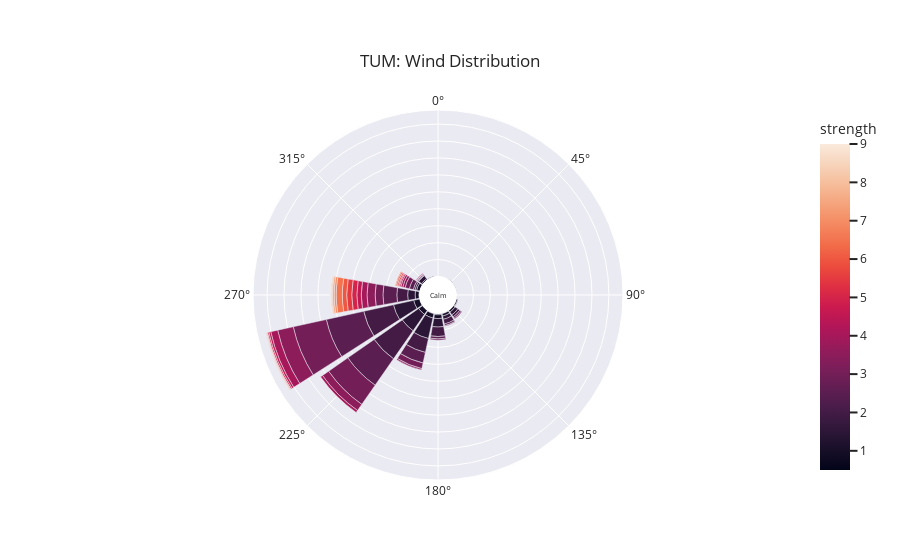
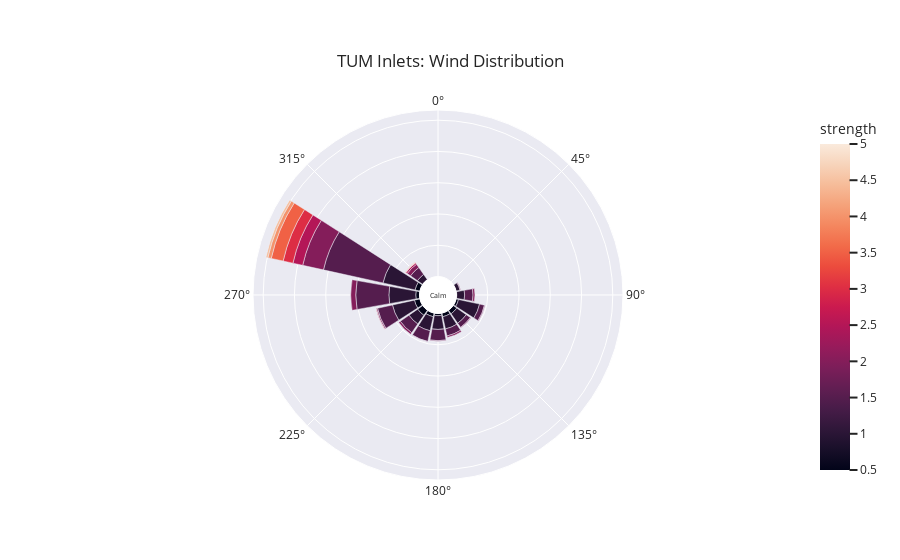
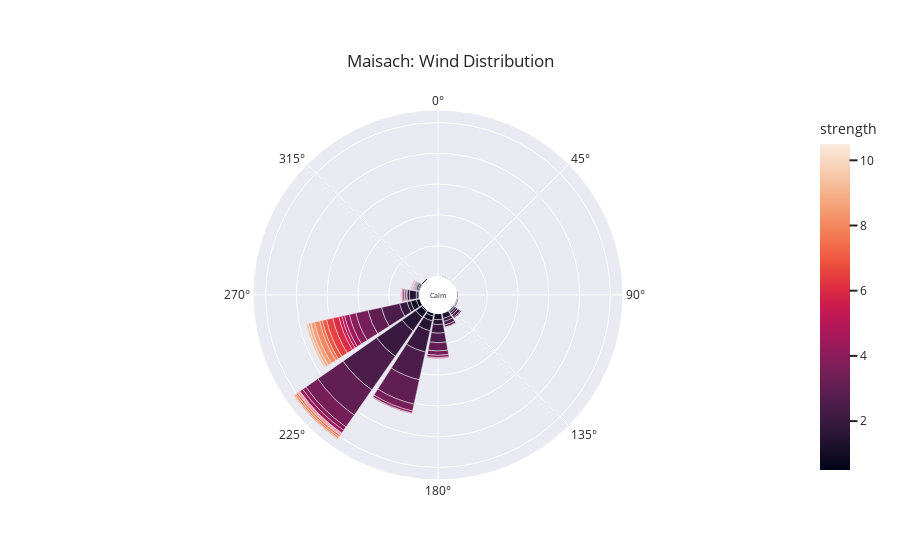
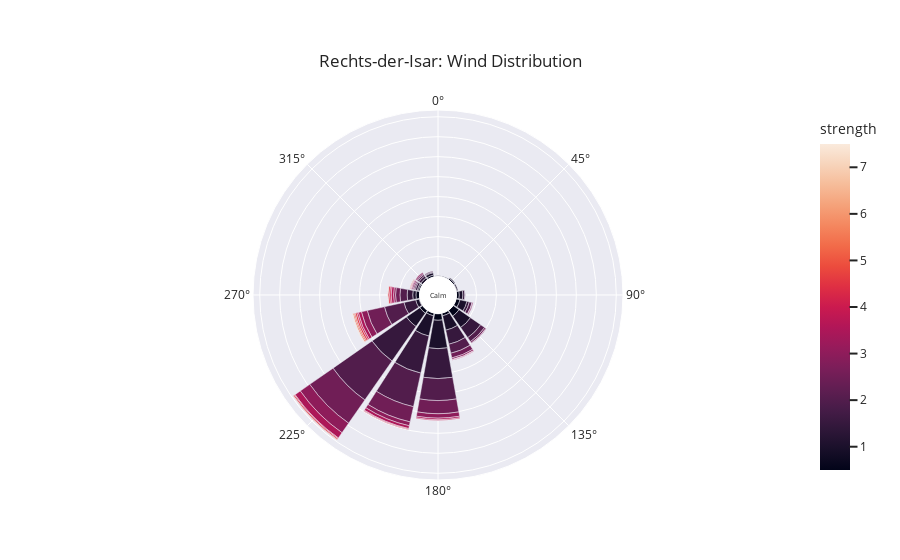

The cell these charts' notebook holds for them, in order:
### Code cell
# plot wind at 3m pole inlet
plot_wind_rose(df,6, 'TUM')
# side by side
plot_wind_rose(df,5, 'TUM Inlets') # was 16 until 06.06.2024
# Maisach
plot_wind_rose(df,16, 'Maisach') # was 1 until 06.06.2024
# Rechts-der-Isar
plot_wind_rose(df,2, 'Rechts-der-Isar')
# Finsing
plot_wind_rose(df,3, 'Finsing') # was 15 until 20.02.2024
# Großhadern
plot_wind_rose(df,20, 'Großhadern') # was 4 until 12.06.2024
# Großhadern
plot_wind_rose(df,18, 'Pasing') # was 5 until 06.06.2024
# Feldkirchen
plot_wind_rose(df,13, 'Feldkirchen') # was 7 until 20.02.2024
# Taufkirchen
plot_wind_rose(df,12, 'Taufkirchen') # was 8 until 12.06.2024
# Finsing
plot_wind_rose(df,14, 'DLR')

### Figure 1 — Plotly figure (JSON) as saved in the notebook; plotly's stock layout.template omitted (floating-point values rounded to 4 significant figures)
{"data": [{"hovertemplate": "count=%{r}<br>cardinal_direction=%{theta}<br>strength=%{marker.color}<extra></extra>", "legendgroup": "", "marker": {"color": [0.5, 0.5, 0.5, 0.5, 0.5, 0.5, 0.5, 0.5, 0.5, 1, 1, 1, 1, 1, 1, 1, 1, 1, 1, 1, 1, 1.5, 1.5, 1.5, 1.5, 1.5, 1.5, 1.5, 1.5, 1.5, 1.5, 1.5, 2, 2, 2, 2, 2, 2, 2, 2, 2, 2.5, 2.5, 2.5, 2.5, 2.5, 2.5, 2.5, 2.5, 2.5, 3, 3, 3, 3, 3, 3, 3, 3, 3, 3.5, 3.5, 3.5, 3.5, 3.5, 3.5, 4, 4, 4, 4, 4, 4.5, 4.5, 4.5, 5, 5, 5, 5.5, 5.5, 5.5, 6, 6, 6.5, 6.5, 6.5, 7, 7, 7.5, 7.5, 7.5, 8, 8, 8.5, 9, 9], "coloraxis": "coloraxis", "pattern": {"shape": ""}}, "name": "", "r": [4, 2, 1, 1, 1, 1, 1, 2, 2, 11, 4, 11, 13, 7, 18, 1, 14, 10, 4, 6, 1, 22, 61, 62, 25, 1, 2, 5, 11, 10, 10, 59, 101, 2, 42, 5, 32, 28, 14, 90, 7, 41, 5, 95, 32, 113, 3, 5, 12, 7, 13, 4, 3, 69, 1, 17, 2, 100, 23, 24, 1, 7, 4, 47, 22, 17, 2, 7, 6, 21, 4, 13, 6, 3, 4, 15, 1, 4, 15, 4, 13, 2, 3, 18, 6, 1, 1, 1, 5, 1, 3, 3, 2, 1], "showlegend": false, "subplot": "polar", "theta": [180, 157.5, 225, 135, 247.5, 112.5, 67.5, 270, 202.5, 270, 315, 180, 202.5, 157.5, 247.5, 45, 225, 292.5, 112.5, 135, 90, 270, 247.5, 202.5, 180, 112.5, 337.5, 292.5, 315, 157.5, 135, 225, 225, 315, 202.5, 292.5, 270, 180, 157.5, 247.5, 135, 270, 157.5, 225, 202.5, 247.5, 315, 135, 292.5, 180, 292.5, 180, 135, 225, 315, 202.5, 157.5, 247.5, 270, 270, 315, 292.5, 202.5, 247.5, 225, 270, 315, 225, 292.5, 247.5, 292.5, 270, 247.5, 292.5, 247.5, 270, 247.5, 292.5, 270, 292.5, 270, 247.5, 292.5, 270, 270, 247.5, 247.5, 292.5, 270, 247.5, 270, 270, 270, 292.5], "type": "barpolar"}], "layout": {"annotations": [{"font": {"size": 7}, "showarrow": false, "text": "Calm", "x": 0.5, "y": 0.5}], "barmode": "relative", "coloraxis": {"colorbar": {"title": {"text": "strength"}}, "colorscale": [[0, "rgb(2,4,25)"], [0.0625, "rgb(24,15,41)"], [0.125, "rgb(47,23,57)"], [0.1875, "rgb(71,28,72)"], [0.25, "rgb(97,30,82)"], [0.3125, "rgb(123,30,89)"], [0.375, "rgb(150,27,91)"], [0.4375, "rgb(177,22,88)"], [0.5, "rgb(203,26,79)"], [0.5625, "rgb(223,47,67)"], [0.625, "rgb(236,76,61)"], [0.6875, "rgb(242,107,73)"], [0.75, "rgb(244,135,95)"], [0.8125, "rgb(245,162,122)"], [0.875, "rgb(246,188,153)"], [0.9375, "rgb(247,212,187)"], [1, "rgb(250,234,220)"]]}, "legend": {"font": {"size": 14}, "orientation": "h", "tracegroupgap": 0, "x": 0.5, "xanchor": "center", "y": -0.1, "yanchor": "middle"}, "margin": {"t": 110}, "polar": {"angularaxis": {"direction": "clockwise", "rotation": 90}, "domain": {"x": [0, 1], "y": [0, 1]}, "hole": 0.1, "radialaxis": {"linewidth": 0, "showticklabels": false, "ticks": ""}}, "title": {"text": "TUM: Wind Distribution", "xanchor": "center", "yanchor": "top"}}}

### Figure 2 — Plotly figure (JSON) as saved in the notebook; plotly's stock layout.template omitted (floating-point values rounded to 4 significant figures)
{"data": [{"hovertemplate": "count=%{r}<br>cardinal_direction=%{theta}<br>strength=%{marker.color}<extra></extra>", "legendgroup": "", "marker": {"color": [0.5, 0.5, 0.5, 0.5, 0.5, 0.5, 0.5, 0.5, 0.5, 0.5, 0.5, 1, 1, 1, 1, 1, 1, 1, 1, 1, 1, 1, 1, 1.5, 1.5, 1.5, 1.5, 1.5, 1.5, 1.5, 1.5, 1.5, 1.5, 1.5, 2, 2, 2, 2, 2, 2, 2, 2, 2, 2, 2, 2, 2.5, 2.5, 3, 3, 3, 3.5, 3.5, 4, 4, 4.5, 4.5, 5], "coloraxis": "coloraxis", "pattern": {"shape": ""}}, "name": "", "r": [20, 1, 12, 1, 14, 18, 7, 12, 12, 8, 16, 20, 69, 46, 34, 72, 25, 44, 40, 86, 13, 37, 105, 23, 36, 27, 195, 27, 49, 35, 34, 16, 16, 106, 1, 2, 6, 2, 68, 16, 2, 2, 4, 6, 13, 5, 32, 5, 1, 1, 32, 1, 39, 11, 1, 7, 1, 1], "showlegend": false, "subplot": "polar", "theta": [225, 90, 157.5, 315, 135, 247.5, 180, 270, 202.5, 112.5, 292.5, 315, 112.5, 202.5, 225, 247.5, 90, 180, 157.5, 270, 67.5, 135, 292.5, 157.5, 180, 315, 292.5, 90, 247.5, 202.5, 225, 112.5, 135, 270, 202.5, 112.5, 90, 67.5, 292.5, 270, 135, 180, 247.5, 225, 315, 157.5, 292.5, 315, 247.5, 315, 292.5, 315, 292.5, 292.5, 315, 292.5, 315, 292.5], "type": "barpolar"}], "layout": {"annotations": [{"font": {"size": 7}, "showarrow": false, "text": "Calm", "x": 0.5, "y": 0.5}], "barmode": "relative", "coloraxis": {"colorbar": {"title": {"text": "strength"}}, "colorscale": [[0, "rgb(2,4,25)"], [0.0625, "rgb(24,15,41)"], [0.125, "rgb(47,23,57)"], [0.1875, "rgb(71,28,72)"], [0.25, "rgb(97,30,82)"], [0.3125, "rgb(123,30,89)"], [0.375, "rgb(150,27,91)"], [0.4375, "rgb(177,22,88)"], [0.5, "rgb(203,26,79)"], [0.5625, "rgb(223,47,67)"], [0.625, "rgb(236,76,61)"], [0.6875, "rgb(242,107,73)"], [0.75, "rgb(244,135,95)"], [0.8125, "rgb(245,162,122)"], [0.875, "rgb(246,188,153)"], [0.9375, "rgb(247,212,187)"], [1, "rgb(250,234,220)"]]}, "legend": {"font": {"size": 14}, "orientation": "h", "tracegroupgap": 0, "x": 0.5, "xanchor": "center", "y": -0.1, "yanchor": "middle"}, "margin": {"t": 110}, "polar": {"angularaxis": {"direction": "clockwise", "rotation": 90}, "domain": {"x": [0, 1], "y": [0, 1]}, "hole": 0.1, "radialaxis": {"linewidth": 0, "showticklabels": false, "ticks": ""}}, "title": {"text": "TUM Inlets: Wind Distribution", "xanchor": "center", "yanchor": "top"}}}

### Figure 3 — Plotly figure (JSON) as saved in the notebook; plotly's stock layout.template omitted (floating-point values rounded to 4 significant figures)
{"data": [{"hovertemplate": "count=%{r}<br>cardinal_direction=%{theta}<br>strength=%{marker.color}<extra></extra>", "legendgroup": "", "marker": {"color": [null, 0.5, 0.5, 0.5, 0.5, 0.5, 0.5, 0.5, 0.5, 0.5, 0.5, 0.5, 1, 1, 1, 1, 1, 1, 1, 1, 1, 1, 1, 1.5, 1.5, 1.5, 1.5, 1.5, 1.5, 1.5, 1.5, 1.5, 2, 2, 2, 2, 2, 2, 2, 2, 2.5, 2.5, 2.5, 2.5, 2.5, 2.5, 2.5, 2.5, 3, 3, 3, 3, 3, 3, 3, 3, 3.5, 3.5, 3.5, 3.5, 3.5, 3.5, 3.5, 4, 4, 4, 4, 4, 4, 4.5, 4.5, 4.5, 4.5, 4.5, 5, 5, 5, 5, 5.5, 5.5, 5.5, 6, 6, 6, 6, 6.5, 6.5, 6.5, 7, 7, 7.5, 7.5, 7.5, 7.5, 8, 8, 8.5, 8.5, 9, 9, 9.5, 9.5, 10, 10.5], "coloraxis": "coloraxis", "pattern": {"shape": ""}}, "name": "", "r": [1, 2, 5, 5, 1, 4, 4, 12, 1, 3, 2, 9, 16, 4, 19, 23, 6, 1, 19, 2, 2, 4, 2, 54, 16, 33, 17, 22, 6, 12, 2, 5, 25, 8, 28, 7, 2, 101, 71, 10, 133, 12, 9, 2, 31, 60, 3, 92, 81, 4, 2, 7, 100, 5, 27, 45, 14, 23, 47, 40, 2, 1, 2, 8, 22, 2, 13, 5, 7, 2, 2, 11, 3, 16, 2, 1, 9, 1, 1, 1, 10, 2, 1, 2, 20, 3, 2, 21, 14, 2, 6, 9, 1, 1, 17, 6, 12, 4, 9, 1, 1, 7, 2, 1], "showlegend": false, "subplot": "polar", "theta": [202.5, 90, 270, 225, 45, 292.5, 135, 247.5, 180, 112.5, 22.5, 202.5, 202.5, 292.5, 180, 225, 270, 157.5, 247.5, 90, 112.5, 315, 135, 225, 180, 202.5, 157.5, 270, 135, 247.5, 112.5, 292.5, 247.5, 270, 180, 135, 292.5, 225, 202.5, 157.5, 225, 157.5, 135, 270, 180, 247.5, 292.5, 202.5, 202.5, 135, 292.5, 157.5, 225, 270, 180, 247.5, 180, 202.5, 225, 247.5, 292.5, 157.5, 270, 180, 247.5, 292.5, 225, 270, 202.5, 202.5, 292.5, 225, 270, 247.5, 180, 292.5, 247.5, 225, 225, 292.5, 247.5, 270, 292.5, 225, 247.5, 225, 292.5, 247.5, 247.5, 225, 225, 247.5, 270, 292.5, 247.5, 225, 247.5, 225, 247.5, 225, 225, 247.5, 247.5, 247.5], "type": "barpolar"}], "layout": {"annotations": [{"font": {"size": 7}, "showarrow": false, "text": "Calm", "x": 0.5, "y": 0.5}], "barmode": "relative", "coloraxis": {"colorbar": {"title": {"text": "strength"}}, "colorscale": [[0, "rgb(2,4,25)"], [0.0625, "rgb(24,15,41)"], [0.125, "rgb(47,23,57)"], [0.1875, "rgb(71,28,72)"], [0.25, "rgb(97,30,82)"], [0.3125, "rgb(123,30,89)"], [0.375, "rgb(150,27,91)"], [0.4375, "rgb(177,22,88)"], [0.5, "rgb(203,26,79)"], [0.5625, "rgb(223,47,67)"], [0.625, "rgb(236,76,61)"], [0.6875, "rgb(242,107,73)"], [0.75, "rgb(244,135,95)"], [0.8125, "rgb(245,162,122)"], [0.875, "rgb(246,188,153)"], [0.9375, "rgb(247,212,187)"], [1, "rgb(250,234,220)"]]}, "legend": {"font": {"size": 14}, "orientation": "h", "tracegroupgap": 0, "x": 0.5, "xanchor": "center", "y": -0.1, "yanchor": "middle"}, "margin": {"t": 110}, "polar": {"angularaxis": {"direction": "clockwise", "rotation": 90}, "domain": {"x": [0, 1], "y": [0, 1]}, "hole": 0.1, "radialaxis": {"linewidth": 0, "showticklabels": false, "ticks": ""}}, "title": {"text": "Maisach: Wind Distribution", "xanchor": "center", "yanchor": "top"}}}

### Figure 4 — Plotly figure (JSON) as saved in the notebook; plotly's stock layout.template omitted (floating-point values rounded to 4 significant figures)
{"data": [{"hovertemplate": "count=%{r}<br>cardinal_direction=%{theta}<br>strength=%{marker.color}<extra></extra>", "legendgroup": "", "marker": {"color": [null, null, 0.5, 0.5, 0.5, 0.5, 0.5, 0.5, 0.5, 0.5, 0.5, 0.5, 0.5, 0.5, 0.5, 0.5, 0.5, 1, 1, 1, 1, 1, 1, 1, 1, 1, 1, 1, 1, 1, 1, 1.5, 1.5, 1.5, 1.5, 1.5, 1.5, 1.5, 1.5, 1.5, 1.5, 1.5, 1.5, 2, 2, 2, 2, 2, 2, 2, 2, 2, 2, 2, 2, 2.5, 2.5, 2.5, 2.5, 2.5, 2.5, 2.5, 2.5, 2.5, 2.5, 3, 3, 3, 3, 3, 3, 3, 3, 3, 3, 3.5, 3.5, 3.5, 3.5, 3.5, 3.5, 3.5, 4, 4, 4, 4, 4, 4, 4, 4.5, 4.5, 4.5, 4.5, 4.5, 5, 5, 5.5, 5.5, 6.5, 7, 7.5], "coloraxis": "coloraxis", "pattern": {"shape": ""}}, "name": "", "r": [1, 1, 4, 18, 4, 2, 2, 8, 9, 7, 5, 10, 7, 2, 16, 7, 2, 71, 6, 18, 2, 6, 52, 9, 3, 41, 8, 37, 9, 35, 3, 14, 105, 75, 95, 2, 30, 5, 31, 5, 6, 6, 36, 119, 2, 50, 3, 4, 18, 12, 55, 86, 1, 7, 23, 71, 3, 11, 12, 44, 1, 39, 33, 4, 3, 3, 2, 10, 29, 3, 1, 5, 15, 4, 11, 6, 4, 1, 8, 2, 7, 16, 2, 4, 1, 2, 2, 4, 1, 4, 1, 3, 4, 1, 1, 3, 1, 3, 1, 1, 2], "showlegend": false, "subplot": "polar", "theta": [225, 180, 45, 135, 292.5, 0, 22.5, 225, 270, 157.5, 337.5, 112.5, 202.5, 67.5, 180, 90, 247.5, 180, 337.5, 112.5, 45, 315, 202.5, 247.5, 292.5, 225, 270, 157.5, 90, 135, 67.5, 270, 225, 180, 202.5, 337.5, 247.5, 90, 135, 292.5, 315, 112.5, 157.5, 225, 337.5, 247.5, 292.5, 315, 270, 135, 180, 202.5, 90, 112.5, 157.5, 225, 292.5, 270, 157.5, 247.5, 112.5, 202.5, 180, 135, 315, 292.5, 112.5, 202.5, 225, 315, 135, 270, 247.5, 157.5, 180, 270, 180, 157.5, 247.5, 292.5, 202.5, 225, 202.5, 247.5, 292.5, 180, 225, 270, 157.5, 270, 202.5, 225, 247.5, 292.5, 292.5, 247.5, 225, 247.5, 247.5, 270, 247.5], "type": "barpolar"}], "layout": {"annotations": [{"font": {"size": 7}, "showarrow": false, "text": "Calm", "x": 0.5, "y": 0.5}], "barmode": "relative", "coloraxis": {"colorbar": {"title": {"text": "strength"}}, "colorscale": [[0, "rgb(2,4,25)"], [0.0625, "rgb(24,15,41)"], [0.125, "rgb(47,23,57)"], [0.1875, "rgb(71,28,72)"], [0.25, "rgb(97,30,82)"], [0.3125, "rgb(123,30,89)"], [0.375, "rgb(150,27,91)"], [0.4375, "rgb(177,22,88)"], [0.5, "rgb(203,26,79)"], [0.5625, "rgb(223,47,67)"], [0.625, "rgb(236,76,61)"], [0.6875, "rgb(242,107,73)"], [0.75, "rgb(244,135,95)"], [0.8125, "rgb(245,162,122)"], [0.875, "rgb(246,188,153)"], [0.9375, "rgb(247,212,187)"], [1, "rgb(250,234,220)"]]}, "legend": {"font": {"size": 14}, "orientation": "h", "tracegroupgap": 0, "x": 0.5, "xanchor": "center", "y": -0.1, "yanchor": "middle"}, "margin": {"t": 110}, "polar": {"angularaxis": {"direction": "clockwise", "rotation": 90}, "domain": {"x": [0, 1], "y": [0, 1]}, "hole": 0.1, "radialaxis": {"linewidth": 0, "showticklabels": false, "ticks": ""}}, "title": {"text": "Rechts-der-Isar: Wind Distribution", "xanchor": "center", "yanchor": "top"}}}
